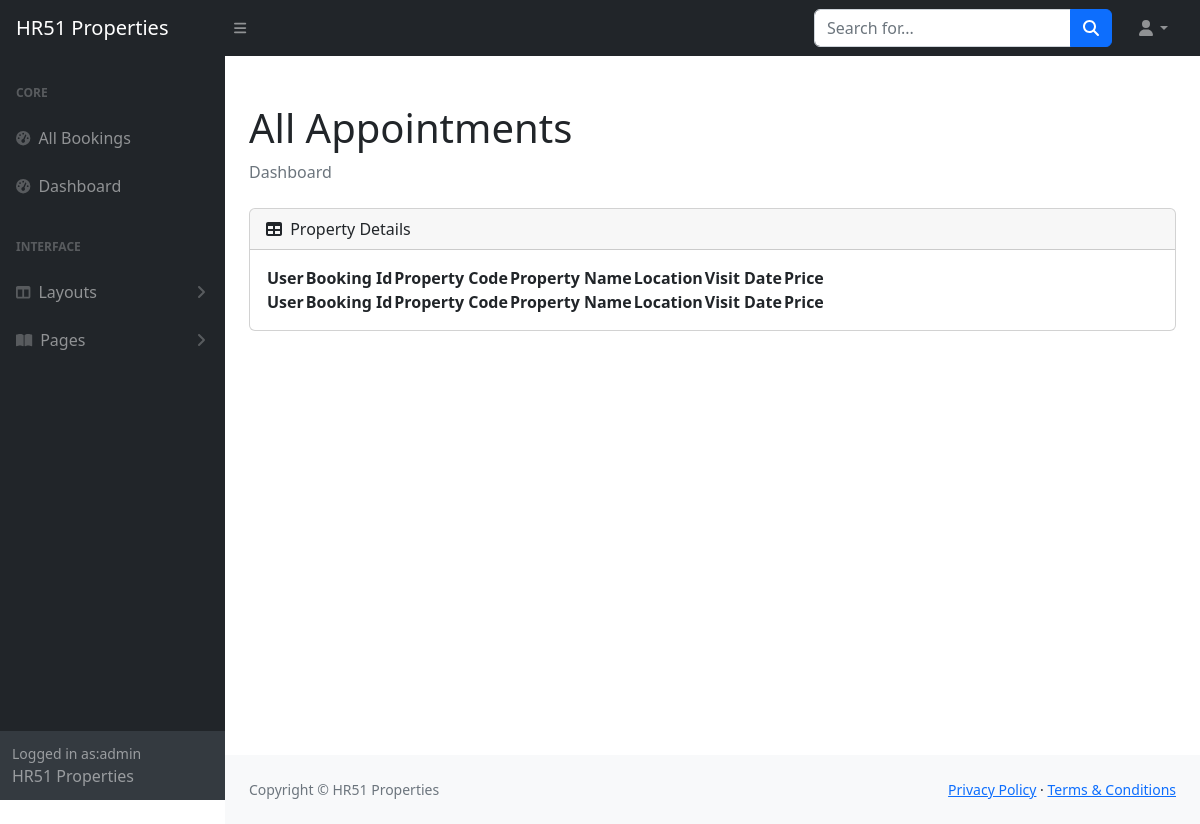
Before: /staff/allbookings (signed in) with the older database file.
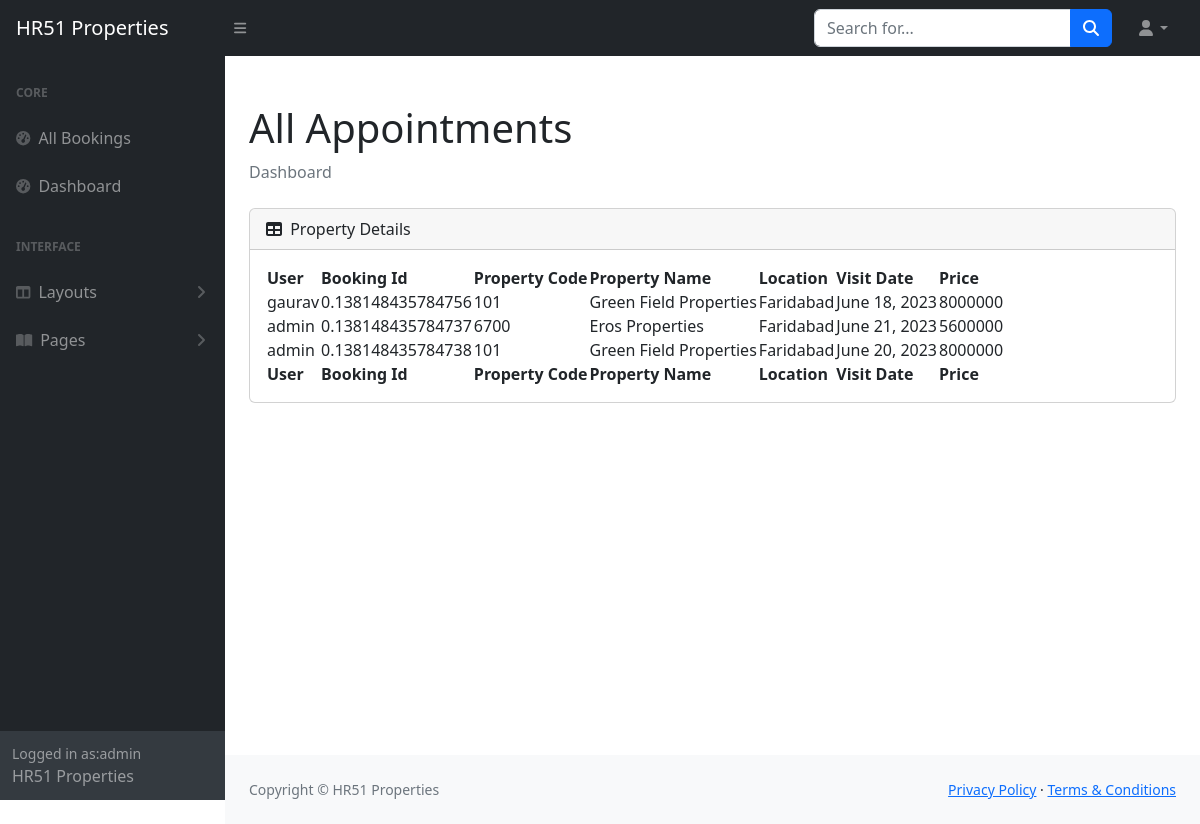
After: the same page with the newer database file.
### realestate/models.py (models this page shows, shortened)
class Reservation(models.Model):
    check_out = models.DateField(null=True, blank=True)
    room = models.ForeignKey(PropertyView, on_delete = models.CASCADE)
    guest = models.ForeignKey(User, on_delete= models.CASCADE)
    booking_id = models.CharField(max_length=100,default="null")

class PropertyView(models.Model):
    ROOM_STATUS = (
    ("1", "Available"),
    ("2", "Not Available"),
    )
    ROOM_TYPE = (
    ("1", "premium"),
    ("2", "deluxe"),
    ("3","basic"),
    )
    PROP_ROOM = (
    ("1", "1BHK"),
    ("2", "2BHK"),
    ("3", "3BHK"),
    ("4", "4BHK"),
    ("5", "5BHK"),
    ("6", "6BHK"),
    ("7", "7BHK"),
    )
    ROOMOWNERSHIP = (
    ("1", "First Owner"),
    ("2", "Second Owners"),
    ("3", "Third Owners"),
    ("4", "FreeHold"),
    ("5", "Multiple Owners"),
    )
    SIZERATE = (
    ("1", "1"),
    ("2", "2"),
    ("3", "3"),
    ("4", "4"),
    ("5", "5"),
    ("6", "6"),
    ("7", "7"),
    ("8", "8"),
    )
    PROP_STATUS = (
    ("1", "For Sell"),
    ("2", "For Rent/lease"),
    ("3", "Not Available"),
    )
    PROP_TYPE = (
    ("1", "Independent Builder Floor"),
    ("2", "Builder Floor"),
    ("3", "Not Available"),
    )
    title = models.CharField(max_length=50,null=True)
    room_type = models.CharField(max_length=50,choices = ROOM_TYPE)
    prop_status = models.CharField(max_length=50,choices = ROOM_STATUS, null=True)
    prop_sell = models.CharField(max_length=50,choices = PROP_STATUS, null=True)
    prop_type = models.CharField(max_length=50,choices = PROP_TYPE, null=True)
    property_bhk = models.CharField(max_length=50,choices = PROP_ROOM, null=True)
    capacity = models.IntegerField(null=True)
    propety_code = models.IntegerField(null=True)
    price = models.IntegerField(null=True)
    size = models.IntegerField(null=True)
    hotel = models.ForeignKey(Realator, on_delete = models.CASCADE)
    status = models.CharField(choices =ROOM_STATUS,max_length = 15)
    roomnumber = models.IntegerField(null=True)
    yearbuild = models.IntegerField(null=True)
    address = models.CharField(max_length=150, null=True)
    ownership = models.CharField(max_length=150, null=True, choices= ROOMOWNERSHIP)
    Configuration = models.CharField(max_length = 800, null=True)
    content = models.CharField(max_length = 1500, null=True)
    flooring = models.CharField(max_length = 50, null=True)
    parking = models.CharField(max_length = 100, null=True)
    water_source = models.CharField(max_length = 100, null=True)
    widthroad = models.CharField(max_length = 100, null=True)
    powerbackup = models.CharField(max_length = 100, null=True)
    consider = models.CharField(max_length = 2000, null=True)
    nearby = models.CharField(max_length = 200, null=True)
    facing = models.CharField(max_length = 50, null=True)
    property_age = models.CharField(max_length = 10, null=True)
    furnished_details = models.CharField(max_length = 2000, null=True)
    loan_available = models.CharField(max_length=450, null=True)
    image = models.ImageField(upload_to='post/', null=True)
    image1 = models.ImageField(upload_to='post/', null=True)
    image2 = models.ImageField(upload_to='post/', null=True)
    image3 = models.ImageField(upload_to='post/', null=True)
    image4 = models.ImageField(upload_to='post/', null=True)
    url = models.CharField(max_length=100, null=True)
    map = models.CharField(max_length=450, null=True)
    is_published = models.BooleanField(default=True, null=True)
    post_date = models.DateTimeField(auto_now_add=True, null=True, blank=True)
    list_date = models.DateTimeField(default=datetime.now, blank=True)

class Realator(models.Model):
    name = models.CharField(max_length=30,default="HR51")
    owner = models.CharField(max_length=20, default="Karan Bhadana")
    location = models.CharField(max_length=50, default="Faridabad")
    state = models.CharField(max_length=50,default="Haryana")
    country = models.CharField(max_length=50,default="India")
    contact = models.CharField(max_length=50,default="987124****", null=True)
    intro = models.CharField(max_length=350,default="RealEstate Agent", null=True)
    url = models.CharField(max_length=100, null=True)
    owner_image = models.ImageField(upload_to='user/', null=True)
    area_image = models.ImageField(upload_to='user/', null=True)
    add_date = models.DateTimeField(auto_now_add=True, null=True, blank=True)

### realestate/views.py (the view)
# urls.py: path('staff/allbookings', views.all_bookings,name="allbookigs"),
@login_required(login_url='/staff')
def all_bookings(request):
    bookings = Reservation.objects.all()
    if not bookings:
        messages.warning(request, "No Bookings Found")
    return HttpResponse(render(request, 'staff/allbookings.html', {'bookings': bookings}))

### templates/staff/allbookings.html (shortened to what the changed rows need)
{% block css %}
<link rel="stylesheet" href="https://cdn.jsdelivr.net/npm/bootstrap@4.0.0/dist/css/bootstrap.min.css"
>
<link href="https://cdn.jsdelivr.net/npm/simple-datatables@7.1.2/dist/style.min.css" rel="stylesheet" />
<link href="/static/css/staff.css" rel="stylesheet" />
{% endblock css %}
{% block body %}
<section class="sb-nav-fixed">
    <div id="layoutSidenav">
        <div id="layoutSidenav_content">
            <main>
                <div class="container-fluid px-4">
                    <h1 class="mt-4">All Appointments</h1>
                    <div class="card mb-4">
                        <div class="card-body">
                            <table id="datatablesSimple">
                                <thead>
                                    <tr>
                                        <th>User</th>
                                        <th>Booking Id</th>
                                        <th>Property Code</th>
                                        <th>Property Name</th>
                                        <th>Location</th>
                                        <th>Visit Date</th>
                                        <th>Price</th>
                                    </tr>
                                </thead>
                                <tfoot>
                                    <tr>
                                        <th>User</th>
                                        <th>Booking Id</th>
                                        <th>Property Code</th>
                                        <th>Property Name</th>
                                        <th>Location</th>
                                        <th>Visit Date</th>
                                        <th>Price</th>
                                    </tr>
                                </tfoot>
                                <tbody>
                                    {% for each_booking in bookings %}
                                    <tr>
                                        <td>{{each_booking.guest.username}}</td>
                                        <td>{{each_booking.booking_id}}</td>
                                        <td>{{each_booking.room.roomnumber}}</td>
                                        <td>{{each_booking.room.title}}</td>
                                        <td>{{each_booking.room.hotel.location}}</td>
                                        <td>{{each_booking.check_out}}</td>
                                        <td>{{each_booking.room.price}}</td>
                                    </tr>
                                    {% endfor %}
                                </tbody>
                            </table>
                        </div>
                    </div>
                </div>
            </main>
        </div>
    </div>
</section>
{% endblock body %}

Changed rows visible on the page:
added Reservation: guest.username "gaurav", booking_id "0.138148435784756", room.roomnumber "101", room "Green Field Properties", room.hotel.location "Faridabad", check_out "June 18, 2023", room.price "8000000"
added Reservation: guest.username "admin", booking_id "0.138148435784737", room.roomnumber "6700", room "Eros Properties", room.hotel.location "Faridabad", check_out "June 21, 2023", room.price "5600000"
added Reservation: guest.username "admin", booking_id "0.138148435784738", room.roomnumber "101", room "Green Field Properties", room.hotel.location "Faridabad", check_out "June 20, 2023", room.price "8000000"
